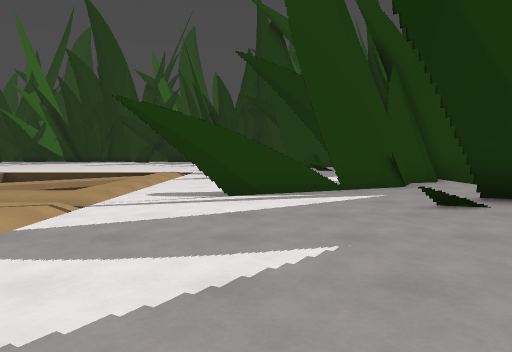
[1] (above)

24 first-person views from a walk through a level from a Godot 3-D game. The camera is 1.4 m above the floor, tilts 4° down and sees 75° across. The floor is counted in squares, 1.76 m on a side. Each view is taken from the middle of a square. On the plan, view 1 faces up. The plan holds only what a view shows up to about 11 squares ahead; the rest is blank. The place goes on beyond the plan.

[2]
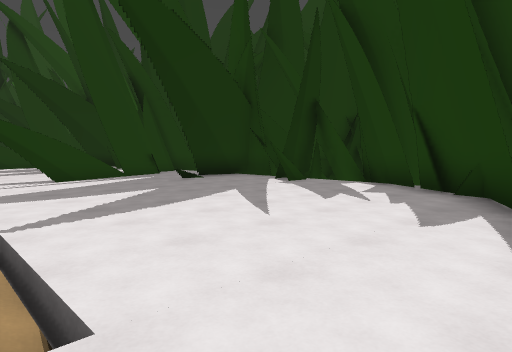

[3]
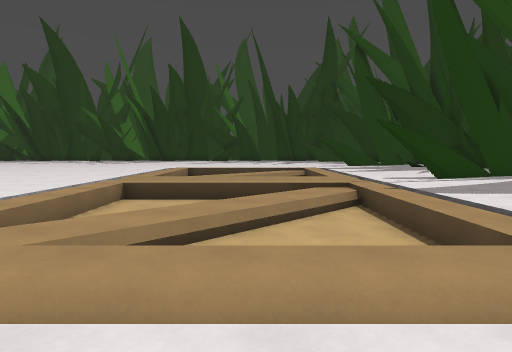

[4]
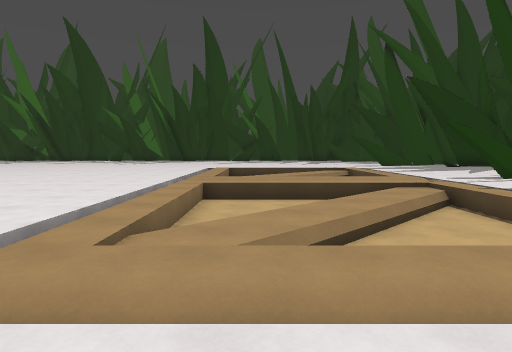

[5]
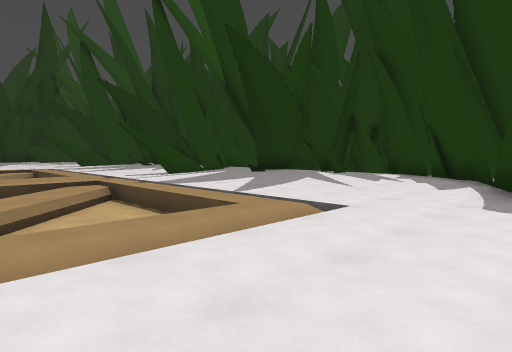

[6]
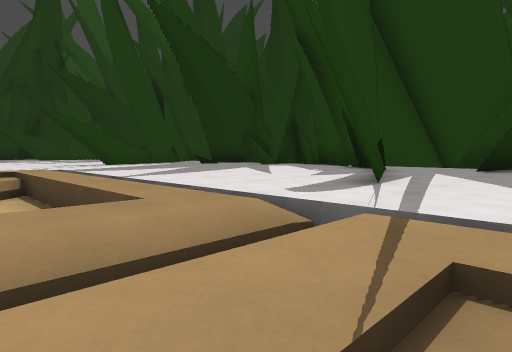

[7]
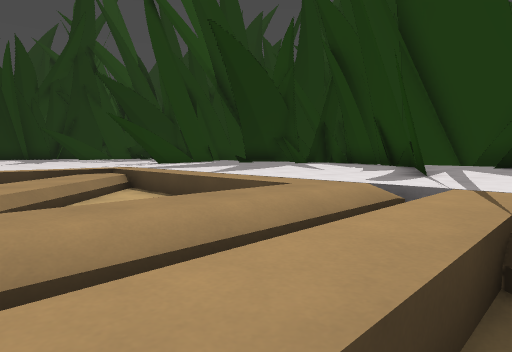

[8]
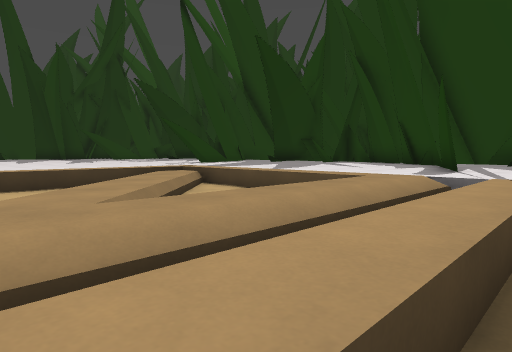

[9]
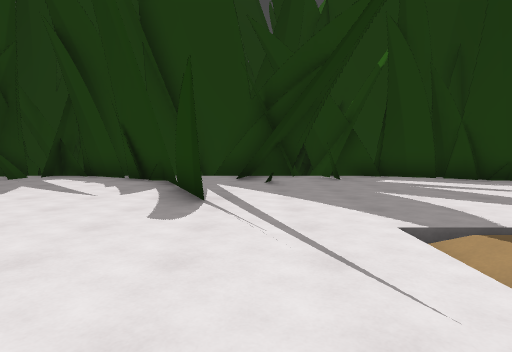

[10]
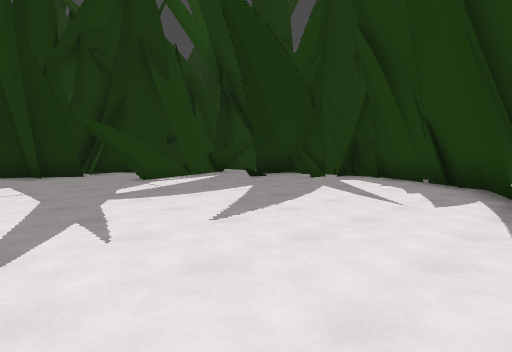

[11]
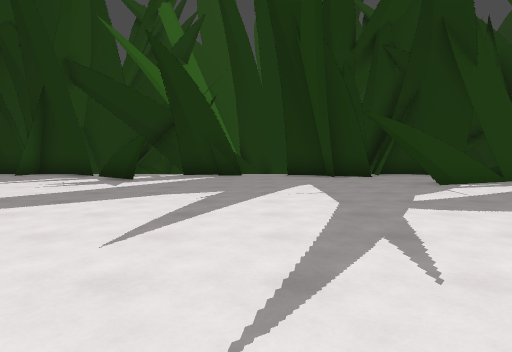

[12]
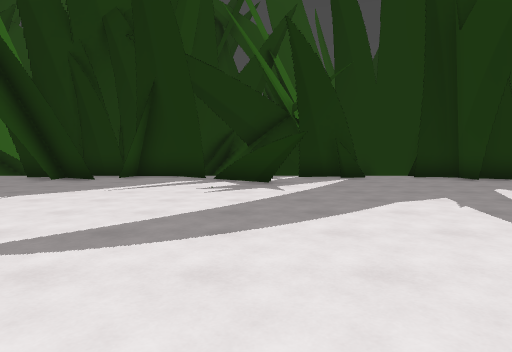

[13]
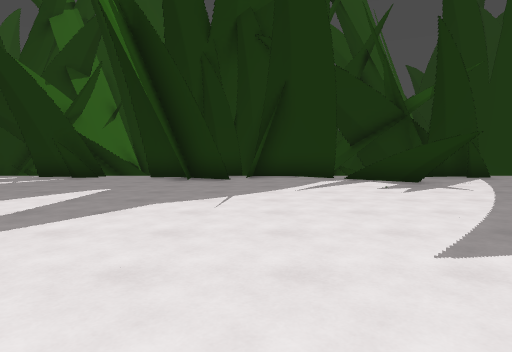

[14]
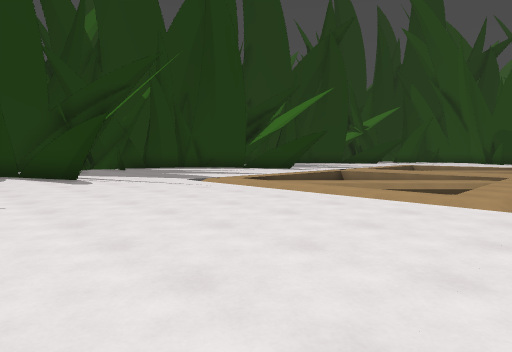

[15]
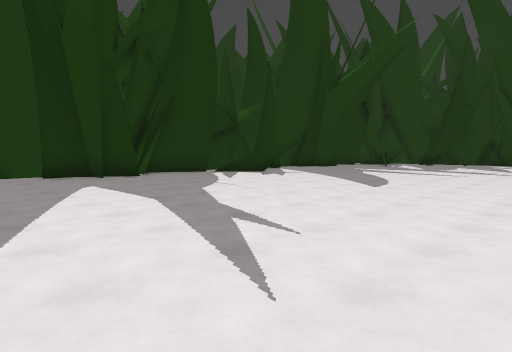

[16]
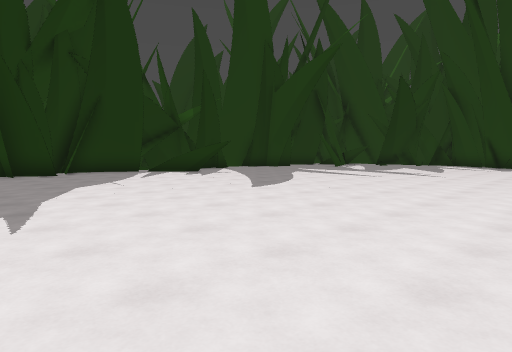

[17]
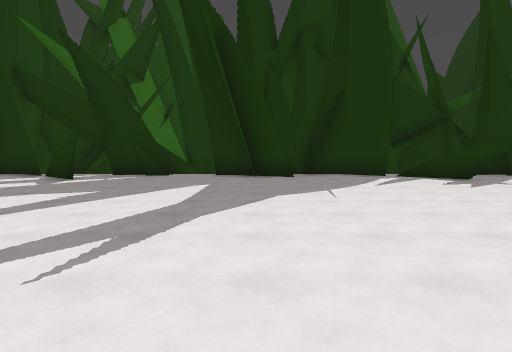

[18]
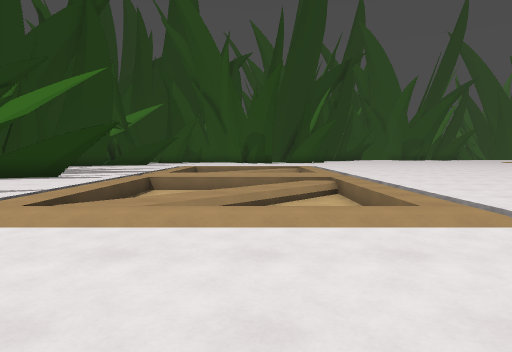

[19]
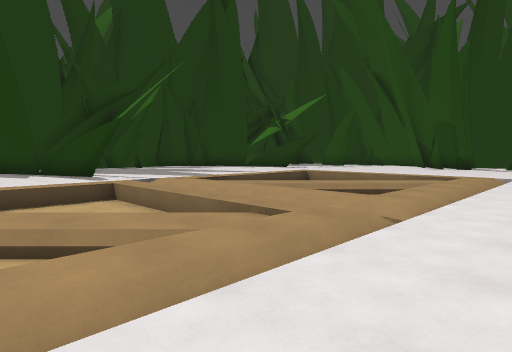

[20]
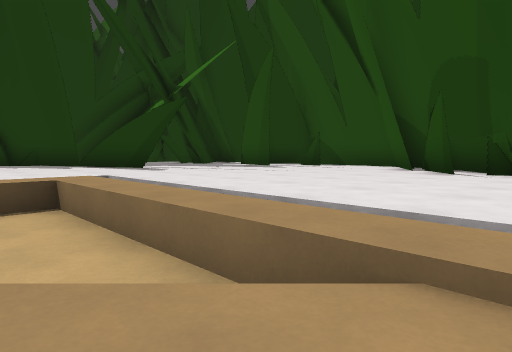

[21]
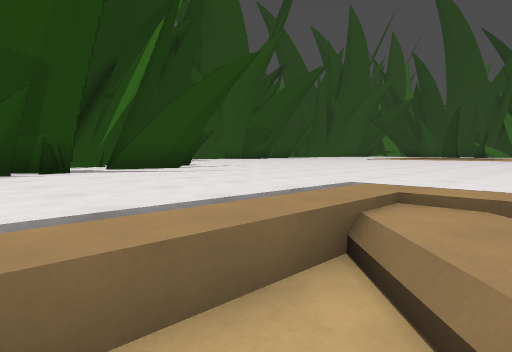

[22]
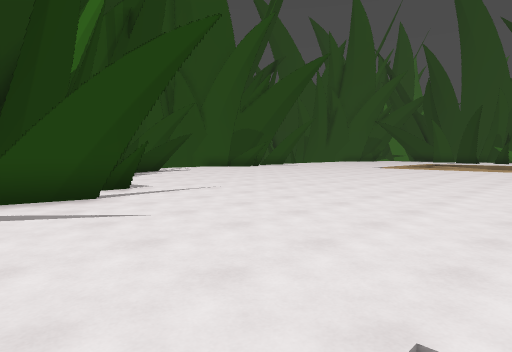

[23]
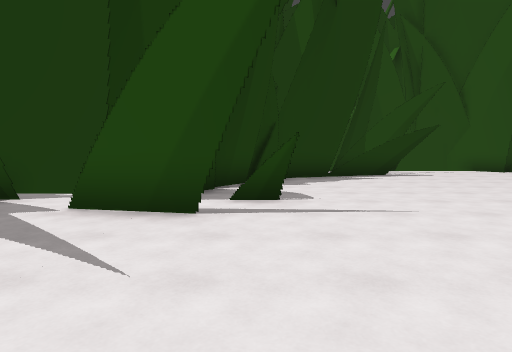

[24]
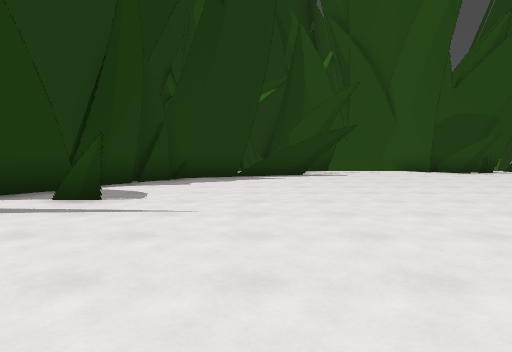

### Floor plan
Key: @ floor where view 1 was taken; # wall or solid block; x gap in a wall; . main floor; - floor 0.75 m lower than the main floor; / step, stairs or slope; = window, fence, low wall or low ledge.
Columns run from 20 left of view 1 to 6 right of it. Each row starts with its distance up from view 1.
 29 ######       #####
 28 ##...##    ####..###
 27 #....#    ###....#.#  #
 26 #.....     .#......##=#
 25 ...... ............#..
 24 ...................... #
 23 ...................... ##
 22  ..................... =##
 21  ........................#
 20  .......................##
 19  .......................##
 18  ..................... ##
 17  ....................=##
 16    ................##x
 15    ..... .............
 14           ............
 13           ////////....
 12          ./----///....  ##
 11         ../---////.......#
 10        .../--/./-.......##
  9        .../-/./--.......##
  8       ....////---.....###
  7     ......///----/..#=#
  6     ....../////////##.#
  5      .....////////....#
  4       ..../----/......
  3       ..../---////....
  2        .../--/./-.....  ###
  1         ../-/./--.........#
  0          .////---...@....##
 -1     ......///----....... ##
 -2  .........////////..... ##
 -3  .........///////.....###
 -4 ...................####
 -5 .......... ......  ##
 -6 ........... ...
 -7 ............###=
 -8  .......######
 -9  ..... #####
-10 ..........#
-11 .........##
-12 ........##
-13 .......##
-14      . ##
-15      ###

Positions as (right, up) in squares from view 1, and headings:
1: (0, 0), facing up
2: (-3, -4), facing up-right
3: (-6, -4), facing up
4: (-8, -4), facing up
5: (-7, -5), facing up-right
6: (-5, 4), facing up-right
7: (-7, 4), facing up-right
8: (-9, 4), facing up-right
9: (-6, 15), facing right
10: (-5, 16), facing up-right
11: (-5, 17), facing up
12: (-9, 18), facing up
13: (-13, 18), facing up
14: (-11, 19), facing down-right
15: (-19, 17), facing up-right
16: (-17, 15), facing up-right
17: (-15, 17), facing up
18: (-7, 17), facing down
19: (-12, 10), facing down-right
20: (-9, 0), facing down-right
21: (-6, 0), facing down-left
22: (-9, -2), facing down-left
23: (-12, -4), facing down
24: (-15, -4), facing down
